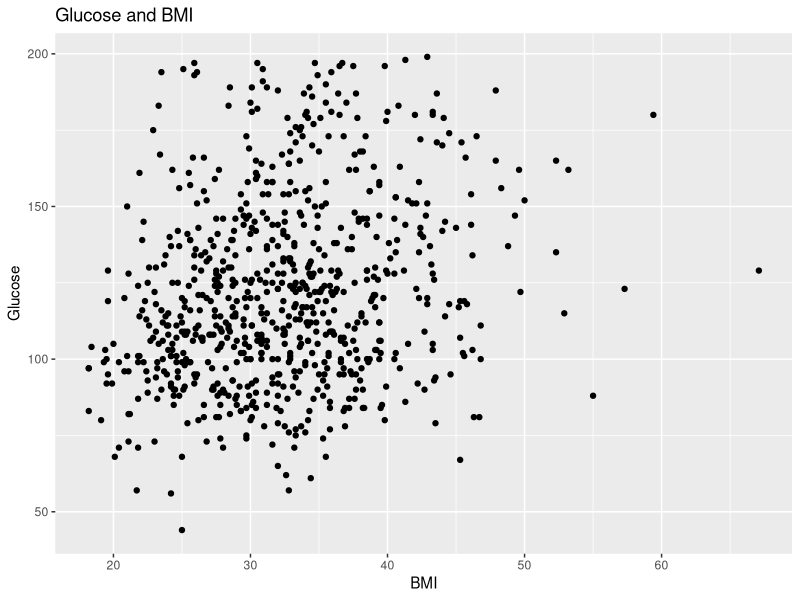
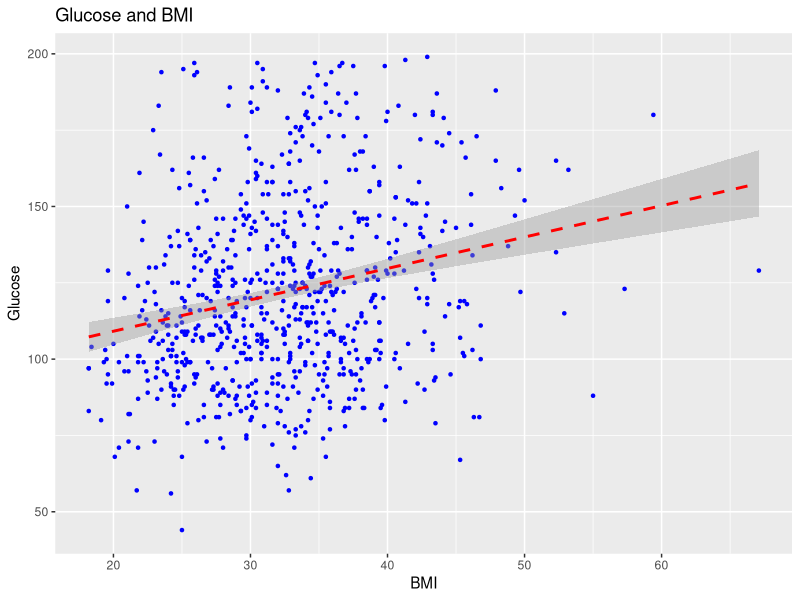
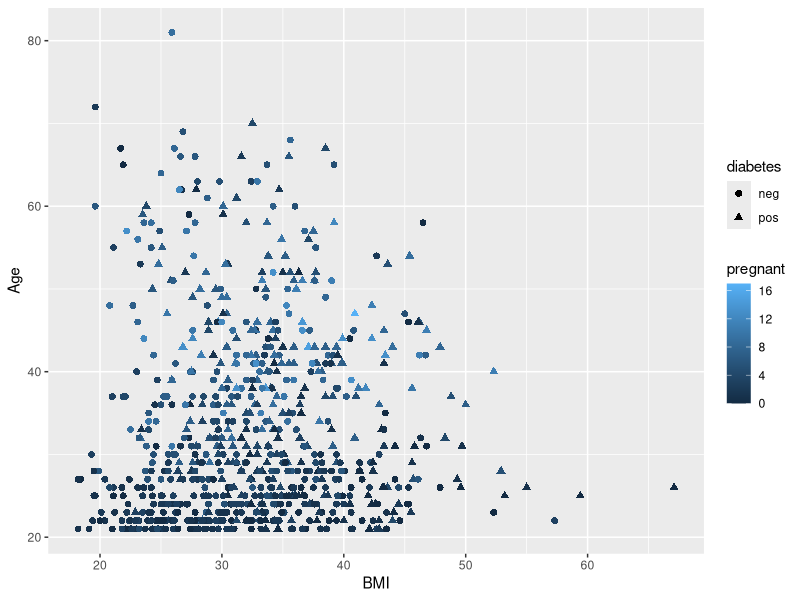
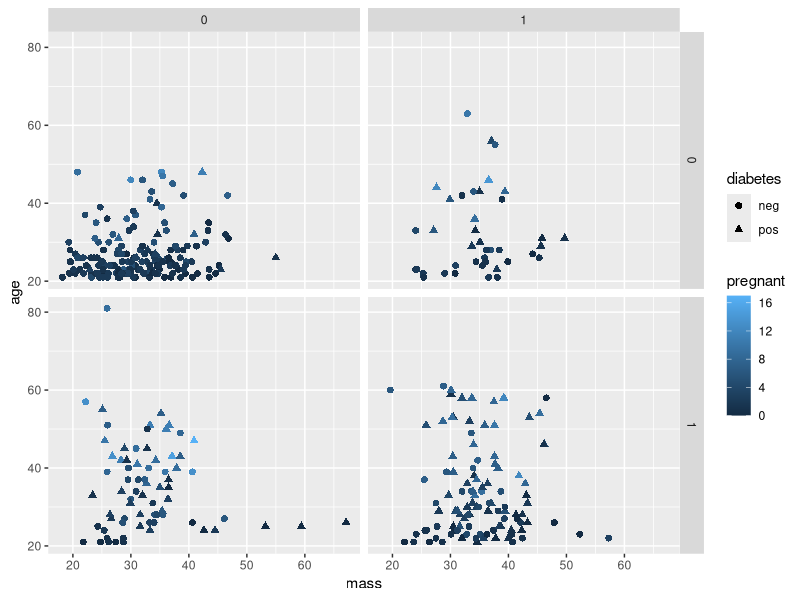
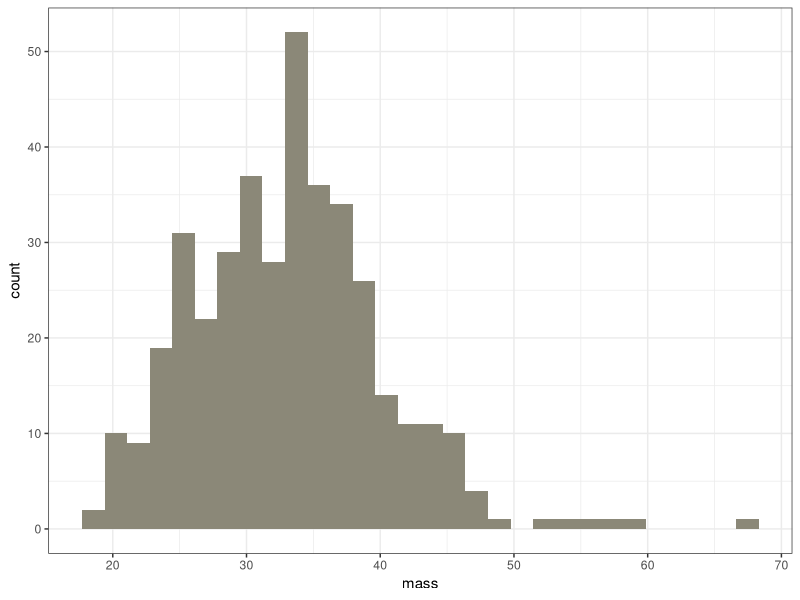
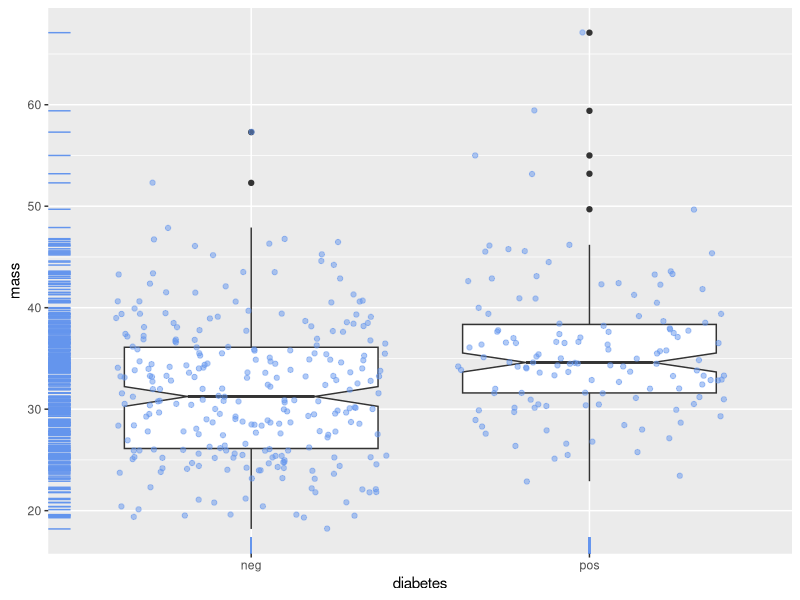
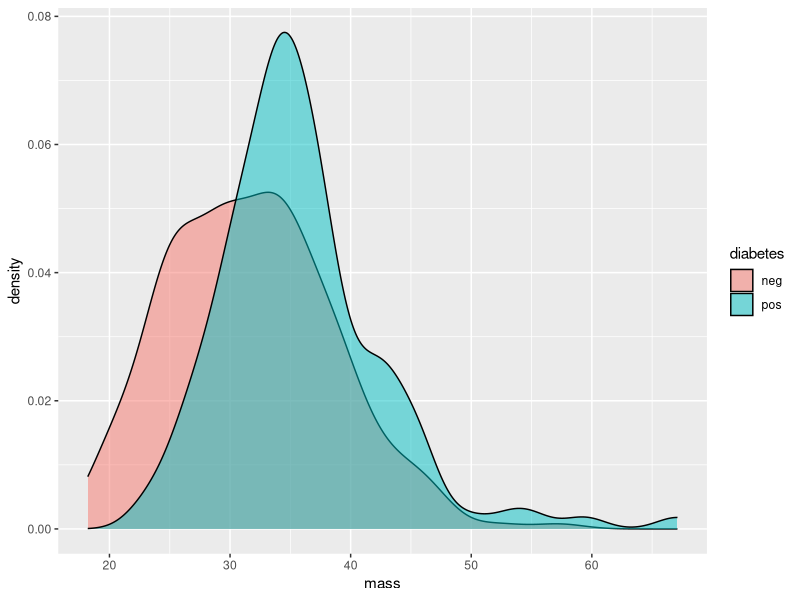
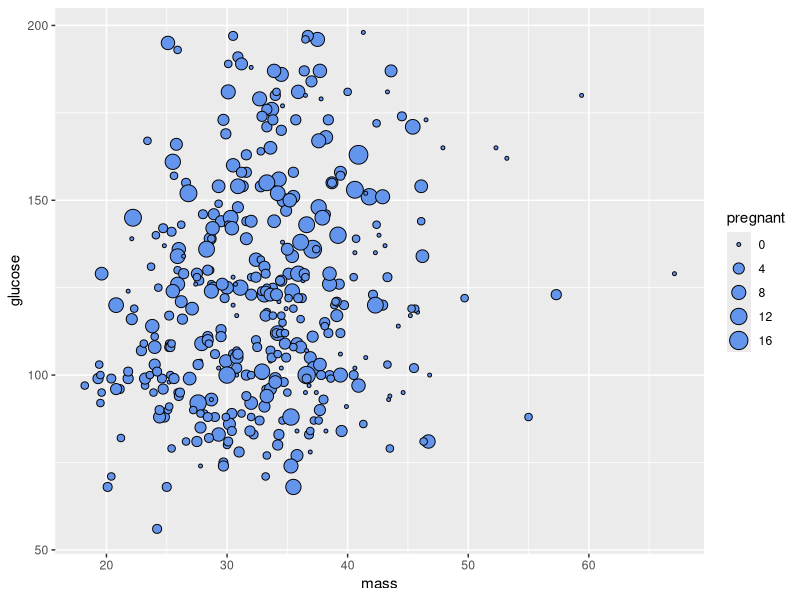

The R script that drew these images, in order:
## ---- chunk 1
if (!require(tidyverse)){
  install.packages("tidyverse")
}
library("tidyverse")

if (!require(mlbench)){
  insyes
  tall.packages("mlbench")
}
library("mlbench")

if (!require(gridExtra)){
  insyes
  tall.packages("gridExtra")
}
library("gridExtra")
## ---- chunk 2
data("PimaIndiansDiabetes2")

tb <- as_tibble(PimaIndiansDiabetes2)
## ---- chunk 3
ggplot(tb, aes(x=mass, y=glucose)) +
  geom_point() +
  labs(title="Glucose and BMI", x="BMI", y="Glucose")
## ---- chunk 4
ggplot(tb, aes(x=mass, y=glucose)) +
  geom_point(pch=20, color='blue', size=1.5) +
  geom_smooth(method='lm', color='red', linetype=2) +
  labs(title="Glucose and BMI", x="BMI", y="Glucose")
## ---- chunk 5
ggplot(tb, 
  aes(x=tb$mass, y=tb$age, shape=diabetes, col=pregnant)) +
  geom_point(size=2) +
  labs(x="BMI",    y="Age")
## ---- chunk 6
tb <- filter(tb, !is.na(glucose), !is.na(insulin))

tb <- mutate(tb, glucose_high = factor(ifelse(tb$glucose>mean(tb$glucose), 1, 0)))
tb <- mutate(tb, insulin_high = factor(ifelse(tb$insulin>mean(tb$insulin), 1, 0)))

ggplot(tb, 
  aes(x=mass, y=age, shape=diabetes, col=pregnant)) +
  geom_point(size=2) +
 facet_grid(glucose_high~insulin_high)       
## ---- chunk 7
ggplot(tb, aes(x=mass)) +
  theme_bw() +
  geom_histogram(fill="cornsilk4")
## ---- chunk 8
ggplot(tb, aes(x=diabetes, y=mass)) +
  geom_boxplot(notch=TRUE) +
  geom_point(position="jitter", color="cornflowerblue", alpha=.5) +
  geom_rug(color="cornflowerblue")
## ---- chunk 9
ggplot(tb, aes(x=mass, fill=diabetes)) +
  geom_density(alpha=0.5)
## ---- chunk 10
ggplot(tb, 
       aes(x=mass, y=glucose, size=pregnant)) +
  geom_point(shape=21, fill="cornflowerblue")
## ---- chunk 11
library(gridExtra)
p1 <- ggplot(tb, aes(x=insulin_high)) + geom_bar(fill="cornflowerblue") 
p2 <- ggplot(tb, aes(x=glucose_high)) + geom_bar(fill="cornflowerblue")
grid.arrange(p1, p2, ncol=2)
